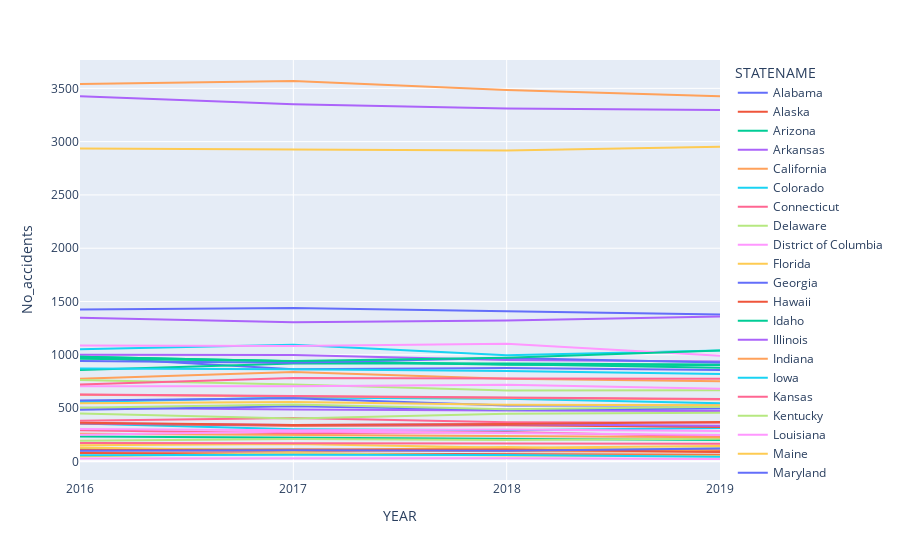

Write notebook code for a chart like this one.
### Code cell
import plotly.express as px

fig = px.line(trend_TopStates, x='YEAR', y='No_accidents', color='STATENAME')
fig.update_xaxes(dtick=1)
fig.show()

### Figure 1 — Plotly figure (JSON) as saved in the notebook; plotly's stock layout.template omitted (floating-point values rounded to 4 significant figures)
{"data": [{"hovertemplate": "STATENAME=Alabama<br>YEAR=%{x}<br>No_accidents=%{y}<extra></extra>", "legendgroup": "Alabama", "line": {"color": "#636efa", "dash": "solid"}, "marker": {"symbol": "circle"}, "mode": "lines", "name": "Alabama", "orientation": "v", "showlegend": true, "type": "scatter", "x": [2016, 2017, 2018, 2019], "xaxis": "x", "y": [979, 864, 876, 856], "yaxis": "y"}, {"hovertemplate": "STATENAME=Alaska<br>YEAR=%{x}<br>No_accidents=%{y}<extra></extra>", "legendgroup": "Alaska", "line": {"color": "#EF553B", "dash": "solid"}, "marker": {"symbol": "circle"}, "mode": "lines", "name": "Alaska", "orientation": "v", "showlegend": true, "type": "scatter", "x": [2016, 2017, 2018, 2019], "xaxis": "x", "y": [78, 75, 69, 62], "yaxis": "y"}, {"hovertemplate": "STATENAME=Arizona<br>YEAR=%{x}<br>No_accidents=%{y}<extra></extra>", "legendgroup": "Arizona", "line": {"color": "#00cc96", "dash": "solid"}, "marker": {"symbol": "circle"}, "mode": "lines", "name": "Arizona", "orientation": "v", "showlegend": true, "type": "scatter", "x": [2016, 2017, 2018, 2019], "xaxis": "x", "y": [856, 917, 918, 908], "yaxis": "y"}, {"hovertemplate": "STATENAME=Arkansas<br>YEAR=%{x}<br>No_accidents=%{y}<extra></extra>", "legendgroup": "Arkansas", "line": {"color": "#ab63fa", "dash": "solid"}, "marker": {"symbol": "circle"}, "mode": "lines", "name": "Arkansas", "orientation": "v", "showlegend": true, "type": "scatter", "x": [2016, 2017, 2018, 2019], "xaxis": "x", "y": [504, 486, 476, 473], "yaxis": "y"}, {"hovertemplate": "STATENAME=California<br>YEAR=%{x}<br>No_accidents=%{y}<extra></extra>", "legendgroup": "California", "line": {"color": "#FFA15A", "dash": "solid"}, "marker": {"symbol": "circle"}, "mode": "lines", "name": "California", "orientation": "v", "showlegend": true, "type": "scatter", "x": [2016, 2017, 2018, 2019], "xaxis": "x", "y": [3540, 3569, 3485, 3427], "yaxis": "y"}, {"hovertemplate": "STATENAME=Colorado<br>YEAR=%{x}<br>No_accidents=%{y}<extra></extra>", "legendgroup": "Colorado", "line": {"color": "#19d3f3", "dash": "solid"}, "marker": {"symbol": "circle"}, "mode": "lines", "name": "Colorado", "orientation": "v", "showlegend": true, "type": "scatter", "x": [2016, 2017, 2018, 2019], "xaxis": "x", "y": [558, 600, 588, 545], "yaxis": "y"}, {"hovertemplate": "STATENAME=Connecticut<br>YEAR=%{x}<br>No_accidents=%{y}<extra></extra>", "legendgroup": "Connecticut", "line": {"color": "#FF6692", "dash": "solid"}, "marker": {"symbol": "circle"}, "mode": "lines", "name": "Connecticut", "orientation": "v", "showlegend": true, "type": "scatter", "x": [2016, 2017, 2018, 2019], "xaxis": "x", "y": [292, 263, 275, 233], "yaxis": "y"}, {"hovertemplate": "STATENAME=Delaware<br>YEAR=%{x}<br>No_accidents=%{y}<extra></extra>", "legendgroup": "Delaware", "line": {"color": "#B6E880", "dash": "solid"}, "marker": {"symbol": "circle"}, "mode": "lines", "name": "Delaware", "orientation": "v", "showlegend": true, "type": "scatter", "x": [2016, 2017, 2018, 2019], "xaxis": "x", "y": [116, 112, 104, 122], "yaxis": "y"}, {"hovertemplate": "STATENAME=District of Columbia<br>YEAR=%{x}<br>No_accidents=%{y}<extra></extra>", "legendgroup": "District of Columbia", "line": {"color": "#FF97FF", "dash": "solid"}, "marker": {"symbol": "circle"}, "mode": "lines", "name": "District of Columbia", "orientation": "v", "showlegend": true, "type": "scatter", "x": [2016, 2017, 2018, 2019], "xaxis": "x", "y": [26, 29, 30, 22], "yaxis": "y"}, {"hovertemplate": "STATENAME=Florida<br>YEAR=%{x}<br>No_accidents=%{y}<extra></extra>", "legendgroup": "Florida", "line": {"color": "#FECB52", "dash": "solid"}, "marker": {"symbol": "circle"}, "mode": "lines", "name": "Florida", "orientation": "v", "showlegend": true, "type": "scatter", "x": [2016, 2017, 2018, 2019], "xaxis": "x", "y": [2935, 2925, 2917, 2952], "yaxis": "y"}, {"hovertemplate": "STATENAME=Georgia<br>YEAR=%{x}<br>No_accidents=%{y}<extra></extra>", "legendgroup": "Georgia", "line": {"color": "#636efa", "dash": "solid"}, "marker": {"symbol": "circle"}, "mode": "lines", "name": "Georgia", "orientation": "v", "showlegend": true, "type": "scatter", "x": [2016, 2017, 2018, 2019], "xaxis": "x", "y": [1424, 1440, 1408, 1378], "yaxis": "y"}, {"hovertemplate": "STATENAME=Hawaii<br>YEAR=%{x}<br>No_accidents=%{y}<extra></extra>", "legendgroup": "Hawaii", "line": {"color": "#EF553B", "dash": "solid"}, "marker": {"symbol": "circle"}, "mode": "lines", "name": "Hawaii", "orientation": "v", "showlegend": true, "type": "scatter", "x": [2016, 2017, 2018, 2019], "xaxis": "x", "y": [109, 96, 110, 102], "yaxis": "y"}, {"hovertemplate": "STATENAME=Idaho<br>YEAR=%{x}<br>No_accidents=%{y}<extra></extra>", "legendgroup": "Idaho", "line": {"color": "#00cc96", "dash": "solid"}, "marker": {"symbol": "circle"}, "mode": "lines", "name": "Idaho", "orientation": "v", "showlegend": true, "type": "scatter", "x": [2016, 2017, 2018, 2019], "xaxis": "x", "y": [232, 224, 215, 201], "yaxis": "y"}, {"hovertemplate": "STATENAME=Illinois<br>YEAR=%{x}<br>No_accidents=%{y}<extra></extra>", "legendgroup": "Illinois", "line": {"color": "#ab63fa", "dash": "solid"}, "marker": {"symbol": "circle"}, "mode": "lines", "name": "Illinois", "orientation": "v", "showlegend": true, "type": "scatter", "x": [2016, 2017, 2018, 2019], "xaxis": "x", "y": [1000, 998, 951, 938], "yaxis": "y"}, {"hovertemplate": "STATENAME=Indiana<br>YEAR=%{x}<br>No_accidents=%{y}<extra></extra>", "legendgroup": "Indiana", "line": {"color": "#FFA15A", "dash": "solid"}, "marker": {"symbol": "circle"}, "mode": "lines", "name": "Indiana", "orientation": "v", "showlegend": true, "type": "scatter", "x": [2016, 2017, 2018, 2019], "xaxis": "x", "y": [776, 838, 776, 752], "yaxis": "y"}, {"hovertemplate": "STATENAME=Iowa<br>YEAR=%{x}<br>No_accidents=%{y}<extra></extra>", "legendgroup": "Iowa", "line": {"color": "#19d3f3", "dash": "solid"}, "marker": {"symbol": "circle"}, "mode": "lines", "name": "Iowa", "orientation": "v", "showlegend": true, "type": "scatter", "x": [2016, 2017, 2018, 2019], "xaxis": "x", "y": [355, 301, 291, 313], "yaxis": "y"}, {"hovertemplate": "STATENAME=Kansas<br>YEAR=%{x}<br>No_accidents=%{y}<extra></extra>", "legendgroup": "Kansas", "line": {"color": "#FF6692", "dash": "solid"}, "marker": {"symbol": "circle"}, "mode": "lines", "name": "Kansas", "orientation": "v", "showlegend": true, "type": "scatter", "x": [2016, 2017, 2018, 2019], "xaxis": "x", "y": [381, 407, 367, 361], "yaxis": "y"}, {"hovertemplate": "STATENAME=Kentucky<br>YEAR=%{x}<br>No_accidents=%{y}<extra></extra>", "legendgroup": "Kentucky", "line": {"color": "#B6E880", "dash": "solid"}, "marker": {"symbol": "circle"}, "mode": "lines", "name": "Kentucky", "orientation": "v", "showlegend": true, "type": "scatter", "x": [2016, 2017, 2018, 2019], "xaxis": "x", "y": [763, 721, 664, 667], "yaxis": "y"}, {"hovertemplate": "STATENAME=Louisiana<br>YEAR=%{x}<br>No_accidents=%{y}<extra></extra>", "legendgroup": "Louisiana", "line": {"color": "#FF97FF", "dash": "solid"}, "marker": {"symbol": "circle"}, "mode": "lines", "name": "Louisiana", "orientation": "v", "showlegend": true, "type": "scatter", "x": [2016, 2017, 2018, 2019], "xaxis": "x", "y": [704, 705, 719, 681], "yaxis": "y"}, {"hovertemplate": "STATENAME=Maine<br>YEAR=%{x}<br>No_accidents=%{y}<extra></extra>", "legendgroup": "Maine", "line": {"color": "#FECB52", "dash": "solid"}, "marker": {"symbol": "circle"}, "mode": "lines", "name": "Maine", "orientation": "v", "showlegend": true, "type": "scatter", "x": [2016, 2017, 2018, 2019], "xaxis": "x", "y": [150, 163, 127, 143], "yaxis": "y"}, {"hovertemplate": "STATENAME=Maryland<br>YEAR=%{x}<br>No_accidents=%{y}<extra></extra>", "legendgroup": "Maryland", "line": {"color": "#636efa", "dash": "solid"}, "marker": {"symbol": "circle"}, "mode": "lines", "name": "Maryland", "orientation": "v", "showlegend": true, "type": "scatter", "x": [2016, 2017, 2018, 2019], "xaxis": "x", "y": [484, 518, 485, 496], "yaxis": "y"}, {"hovertemplate": "STATENAME=Massachusetts<br>YEAR=%{x}<br>No_accidents=%{y}<extra></extra>", "legendgroup": "Massachusetts", "line": {"color": "#EF553B", "dash": "solid"}, "marker": {"symbol": "circle"}, "mode": "lines", "name": "Massachusetts", "orientation": "v", "showlegend": true, "type": "scatter", "x": [2016, 2017, 2018, 2019], "xaxis": "x", "y": [356, 333, 338, 323], "yaxis": "y"}, {"hovertemplate": "STATENAME=Michigan<br>YEAR=%{x}<br>No_accidents=%{y}<extra></extra>", "legendgroup": "Michigan", "line": {"color": "#00cc96", "dash": "solid"}, "marker": {"symbol": "circle"}, "mode": "lines", "name": "Michigan", "orientation": "v", "showlegend": true, "type": "scatter", "x": [2016, 2017, 2018, 2019], "xaxis": "x", "y": [981, 940, 907, 903], "yaxis": "y"}, {"hovertemplate": "STATENAME=Minnesota<br>YEAR=%{x}<br>No_accidents=%{y}<extra></extra>", "legendgroup": "Minnesota", "line": {"color": "#ab63fa", "dash": "solid"}, "marker": {"symbol": "circle"}, "mode": "lines", "name": "Minnesota", "orientation": "v", "showlegend": true, "type": "scatter", "x": [2016, 2017, 2018, 2019], "xaxis": "x", "y": [357, 341, 349, 333], "yaxis": "y"}, {"hovertemplate": "STATENAME=Mississippi<br>YEAR=%{x}<br>No_accidents=%{y}<extra></extra>", "legendgroup": "Mississippi", "line": {"color": "#FFA15A", "dash": "solid"}, "marker": {"symbol": "circle"}, "mode": "lines", "name": "Mississippi", "orientation": "v", "showlegend": true, "type": "scatter", "x": [2016, 2017, 2018, 2019], "xaxis": "x", "y": [625, 609, 596, 580], "yaxis": "y"}, {"hovertemplate": "STATENAME=Missouri<br>YEAR=%{x}<br>No_accidents=%{y}<extra></extra>", "legendgroup": "Missouri", "line": {"color": "#19d3f3", "dash": "solid"}, "marker": {"symbol": "circle"}, "mode": "lines", "name": "Missouri", "orientation": "v", "showlegend": true, "type": "scatter", "x": [2016, 2017, 2018, 2019], "xaxis": "x", "y": [872, 865, 848, 819], "yaxis": "y"}, {"hovertemplate": "STATENAME=Montana<br>YEAR=%{x}<br>No_accidents=%{y}<extra></extra>", "legendgroup": "Montana", "line": {"color": "#FF6692", "dash": "solid"}, "marker": {"symbol": "circle"}, "mode": "lines", "name": "Montana", "orientation": "v", "showlegend": true, "type": "scatter", "x": [2016, 2017, 2018, 2019], "xaxis": "x", "y": [171, 169, 167, 166], "yaxis": "y"}, {"hovertemplate": "STATENAME=Nebraska<br>YEAR=%{x}<br>No_accidents=%{y}<extra></extra>", "legendgroup": "Nebraska", "line": {"color": "#B6E880", "dash": "solid"}, "marker": {"symbol": "circle"}, "mode": "lines", "name": "Nebraska", "orientation": "v", "showlegend": true, "type": "scatter", "x": [2016, 2017, 2018, 2019], "xaxis": "x", "y": [194, 210, 201, 212], "yaxis": "y"}, {"hovertemplate": "STATENAME=Nevada<br>YEAR=%{x}<br>No_accidents=%{y}<extra></extra>", "legendgroup": "Nevada", "line": {"color": "#FF97FF", "dash": "solid"}, "marker": {"symbol": "circle"}, "mode": "lines", "name": "Nevada", "orientation": "v", "showlegend": true, "type": "scatter", "x": [2016, 2017, 2018, 2019], "xaxis": "x", "y": [304, 292, 299, 285], "yaxis": "y"}, {"hovertemplate": "STATENAME=New Hampshire<br>YEAR=%{x}<br>No_accidents=%{y}<extra></extra>", "legendgroup": "New Hampshire", "line": {"color": "#FECB52", "dash": "solid"}, "marker": {"symbol": "circle"}, "mode": "lines", "name": "New Hampshire", "orientation": "v", "showlegend": true, "type": "scatter", "x": [2016, 2017, 2018, 2019], "xaxis": "x", "y": [130, 98, 134, 90], "yaxis": "y"}, {"hovertemplate": "STATENAME=New Jersey<br>YEAR=%{x}<br>No_accidents=%{y}<extra></extra>", "legendgroup": "New Jersey", "line": {"color": "#636efa", "dash": "solid"}, "marker": {"symbol": "circle"}, "mode": "lines", "name": "New Jersey", "orientation": "v", "showlegend": true, "type": "scatter", "x": [2016, 2017, 2018, 2019], "xaxis": "x", "y": [570, 591, 524, 524], "yaxis": "y"}, {"hovertemplate": "STATENAME=New Mexico<br>YEAR=%{x}<br>No_accidents=%{y}<extra></extra>", "legendgroup": "New Mexico", "line": {"color": "#EF553B", "dash": "solid"}, "marker": {"symbol": "circle"}, "mode": "lines", "name": "New Mexico", "orientation": "v", "showlegend": true, "type": "scatter", "x": [2016, 2017, 2018, 2019], "xaxis": "x", "y": [361, 341, 351, 369], "yaxis": "y"}, {"hovertemplate": "STATENAME=New York<br>YEAR=%{x}<br>No_accidents=%{y}<extra></extra>", "legendgroup": "New York", "line": {"color": "#00cc96", "dash": "solid"}, "marker": {"symbol": "circle"}, "mode": "lines", "name": "New York", "orientation": "v", "showlegend": true, "type": "scatter", "x": [2016, 2017, 2018, 2019], "xaxis": "x", "y": [981, 939, 910, 879], "yaxis": "y"}, {"hovertemplate": "STATENAME=North Carolina<br>YEAR=%{x}<br>No_accidents=%{y}<extra></extra>", "legendgroup": "North Carolina", "line": {"color": "#ab63fa", "dash": "solid"}, "marker": {"symbol": "circle"}, "mode": "lines", "name": "North Carolina", "orientation": "v", "showlegend": true, "type": "scatter", "x": [2016, 2017, 2018, 2019], "xaxis": "x", "y": [1348, 1306, 1321, 1358], "yaxis": "y"}, {"hovertemplate": "STATENAME=North Dakota<br>YEAR=%{x}<br>No_accidents=%{y}<extra></extra>", "legendgroup": "North Dakota", "line": {"color": "#FFA15A", "dash": "solid"}, "marker": {"symbol": "circle"}, "mode": "lines", "name": "North Dakota", "orientation": "v", "showlegend": true, "type": "scatter", "x": [2016, 2017, 2018, 2019], "xaxis": "x", "y": [102, 106, 95, 91], "yaxis": "y"}, {"hovertemplate": "STATENAME=Ohio<br>YEAR=%{x}<br>No_accidents=%{y}<extra></extra>", "legendgroup": "Ohio", "line": {"color": "#19d3f3", "dash": "solid"}, "marker": {"symbol": "circle"}, "mode": "lines", "name": "Ohio", "orientation": "v", "showlegend": true, "type": "scatter", "x": [2016, 2017, 2018, 2019], "xaxis": "x", "y": [1053, 1094, 996, 1039], "yaxis": "y"}, {"hovertemplate": "STATENAME=Oklahoma<br>YEAR=%{x}<br>No_accidents=%{y}<extra></extra>", "legendgroup": "Oklahoma", "line": {"color": "#FF6692", "dash": "solid"}, "marker": {"symbol": "circle"}, "mode": "lines", "name": "Oklahoma", "orientation": "v", "showlegend": true, "type": "scatter", "x": [2016, 2017, 2018, 2019], "xaxis": "x", "y": [628, 613, 603, 584], "yaxis": "y"}, {"hovertemplate": "STATENAME=Oregon<br>YEAR=%{x}<br>No_accidents=%{y}<extra></extra>", "legendgroup": "Oregon", "line": {"color": "#B6E880", "dash": "solid"}, "marker": {"symbol": "circle"}, "mode": "lines", "name": "Oregon", "orientation": "v", "showlegend": true, "type": "scatter", "x": [2016, 2017, 2018, 2019], "xaxis": "x", "y": [448, 403, 446, 455], "yaxis": "y"}, {"hovertemplate": "STATENAME=Pennsylvania<br>YEAR=%{x}<br>No_accidents=%{y}<extra></extra>", "legendgroup": "Pennsylvania", "line": {"color": "#FF97FF", "dash": "solid"}, "marker": {"symbol": "circle"}, "mode": "lines", "name": "Pennsylvania", "orientation": "v", "showlegend": true, "type": "scatter", "x": [2016, 2017, 2018, 2019], "xaxis": "x", "y": [1088, 1083, 1103, 990], "yaxis": "y"}, {"hovertemplate": "STATENAME=Rhode Island<br>YEAR=%{x}<br>No_accidents=%{y}<extra></extra>", "legendgroup": "Rhode Island", "line": {"color": "#FECB52", "dash": "solid"}, "marker": {"symbol": "circle"}, "mode": "lines", "name": "Rhode Island", "orientation": "v", "showlegend": true, "type": "scatter", "x": [2016, 2017, 2018, 2019], "xaxis": "x", "y": [48, 77, 56, 53], "yaxis": "y"}, {"hovertemplate": "STATENAME=South Carolina<br>YEAR=%{x}<br>No_accidents=%{y}<extra></extra>", "legendgroup": "South Carolina", "line": {"color": "#636efa", "dash": "solid"}, "marker": {"symbol": "circle"}, "mode": "lines", "name": "South Carolina", "orientation": "v", "showlegend": true, "type": "scatter", "x": [2016, 2017, 2018, 2019], "xaxis": "x", "y": [941, 925, 969, 927], "yaxis": "y"}, {"hovertemplate": "STATENAME=South Dakota<br>YEAR=%{x}<br>No_accidents=%{y}<extra></extra>", "legendgroup": "South Dakota", "line": {"color": "#EF553B", "dash": "solid"}, "marker": {"symbol": "circle"}, "mode": "lines", "name": "South Dakota", "orientation": "v", "showlegend": true, "type": "scatter", "x": [2016, 2017, 2018, 2019], "xaxis": "x", "y": [103, 111, 110, 88], "yaxis": "y"}, {"hovertemplate": "STATENAME=Tennessee<br>YEAR=%{x}<br>No_accidents=%{y}<extra></extra>", "legendgroup": "Tennessee", "line": {"color": "#00cc96", "dash": "solid"}, "marker": {"symbol": "circle"}, "mode": "lines", "name": "Tennessee", "orientation": "v", "showlegend": true, "type": "scatter", "x": [2016, 2017, 2018, 2019], "xaxis": "x", "y": [962, 942, 973, 1041], "yaxis": "y"}, {"hovertemplate": "STATENAME=Texas<br>YEAR=%{x}<br>No_accidents=%{y}<extra></extra>", "legendgroup": "Texas", "line": {"color": "#ab63fa", "dash": "solid"}, "marker": {"symbol": "circle"}, "mode": "lines", "name": "Texas", "orientation": "v", "showlegend": true, "type": "scatter", "x": [2016, 2017, 2018, 2019], "xaxis": "x", "y": [3427, 3352, 3311, 3296], "yaxis": "y"}, {"hovertemplate": "STATENAME=Utah<br>YEAR=%{x}<br>No_accidents=%{y}<extra></extra>", "legendgroup": "Utah", "line": {"color": "#FFA15A", "dash": "solid"}, "marker": {"symbol": "circle"}, "mode": "lines", "name": "Utah", "orientation": "v", "showlegend": true, "type": "scatter", "x": [2016, 2017, 2018, 2019], "xaxis": "x", "y": [259, 247, 237, 225], "yaxis": "y"}, {"hovertemplate": "STATENAME=Vermont<br>YEAR=%{x}<br>No_accidents=%{y}<extra></extra>", "legendgroup": "Vermont", "line": {"color": "#19d3f3", "dash": "solid"}, "marker": {"symbol": "circle"}, "mode": "lines", "name": "Vermont", "orientation": "v", "showlegend": true, "type": "scatter", "x": [2016, 2017, 2018, 2019], "xaxis": "x", "y": [57, 63, 60, 44], "yaxis": "y"}, {"hovertemplate": "STATENAME=Virginia<br>YEAR=%{x}<br>No_accidents=%{y}<extra></extra>", "legendgroup": "Virginia", "line": {"color": "#FF6692", "dash": "solid"}, "marker": {"symbol": "circle"}, "mode": "lines", "name": "Virginia", "orientation": "v", "showlegend": true, "type": "scatter", "x": [2016, 2017, 2018, 2019], "xaxis": "x", "y": [722, 783, 778, 774], "yaxis": "y"}, {"hovertemplate": "STATENAME=Washington<br>YEAR=%{x}<br>No_accidents=%{y}<extra></extra>", "legendgroup": "Washington", "line": {"color": "#B6E880", "dash": "solid"}, "marker": {"symbol": "circle"}, "mode": "lines", "name": "Washington", "orientation": "v", "showlegend": true, "type": "scatter", "x": [2016, 2017, 2018, 2019], "xaxis": "x", "y": [504, 534, 490, 513], "yaxis": "y"}, {"hovertemplate": "STATENAME=West Virginia<br>YEAR=%{x}<br>No_accidents=%{y}<extra></extra>", "legendgroup": "West Virginia", "line": {"color": "#FF97FF", "dash": "solid"}, "marker": {"symbol": "circle"}, "mode": "lines", "name": "West Virginia", "orientation": "v", "showlegend": true, "type": "scatter", "x": [2016, 2017, 2018, 2019], "xaxis": "x", "y": [250, 280, 265, 247], "yaxis": "y"}, {"hovertemplate": "STATENAME=Wisconsin<br>YEAR=%{x}<br>No_accidents=%{y}<extra></extra>", "legendgroup": "Wisconsin", "line": {"color": "#FECB52", "dash": "solid"}, "marker": {"symbol": "circle"}, "mode": "lines", "name": "Wisconsin", "orientation": "v", "showlegend": true, "type": "scatter", "x": [2016, 2017, 2018, 2019], "xaxis": "x", "y": [544, 557, 531, 527], "yaxis": "y"}, {"hovertemplate": "STATENAME=Wyoming<br>YEAR=%{x}<br>No_accidents=%{y}<extra></extra>", "legendgroup": "Wyoming", "line": {"color": "#636efa", "dash": "solid"}, "marker": {"symbol": "circle"}, "mode": "lines", "name": "Wyoming", "orientation": "v", "showlegend": true, "type": "scatter", "x": [2016, 2017, 2018, 2019], "xaxis": "x", "y": [100, 105, 100, 120], "yaxis": "y"}], "layout": {"legend": {"title": {"text": "STATENAME"}, "tracegroupgap": 0}, "margin": {"t": 60}, "xaxis": {"anchor": "y", "domain": [0, 1], "dtick": 1, "title": {"text": "YEAR"}}, "yaxis": {"anchor": "x", "domain": [0, 1], "title": {"text": "No_accidents"}}}}
